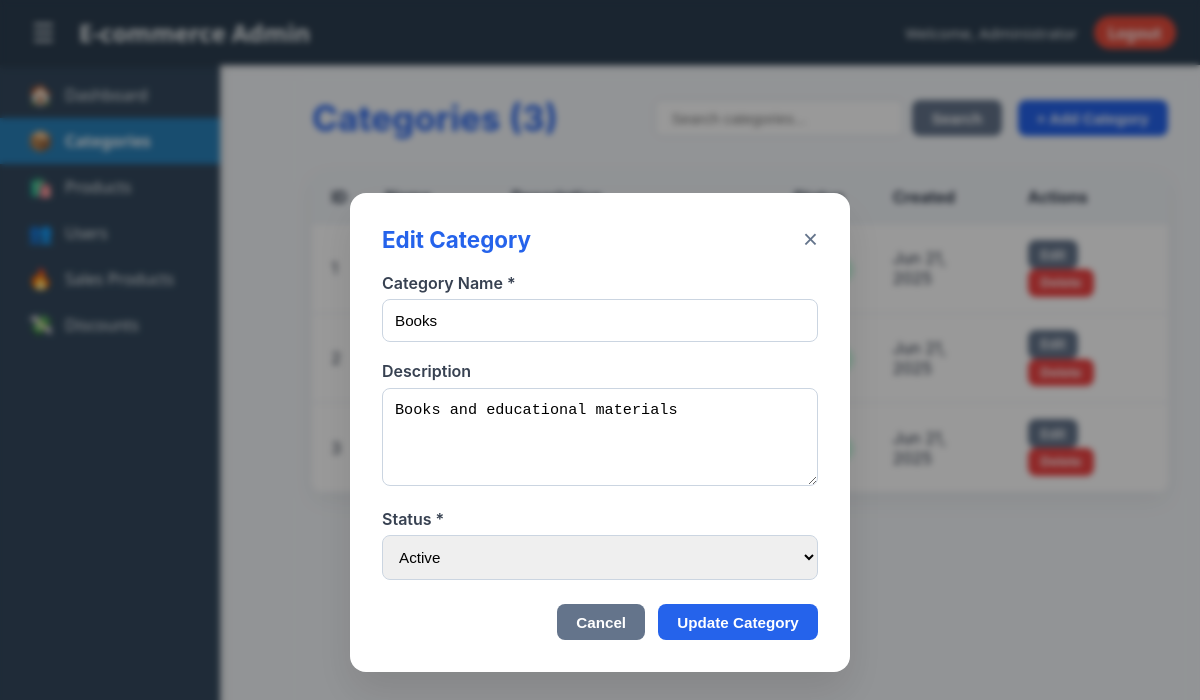
Page /admin/pages/categories.php?edit=3 (signed in) on the committed database.
### tables this page shows
CREATE TABLE categories (
    id INT PRIMARY KEY AUTO_INCREMENT,
    name VARCHAR(255) NOT NULL,
    description TEXT,
    status ENUM('active', 'inactive') DEFAULT 'active',
    created_at TIMESTAMP DEFAULT CURRENT_TIMESTAMP
);

### admin/pages/categories.php (the view, shortened to what this page needs)
<?php
$database = new Database();
$pdo = $database->getConnection();
$search = isset($_GET['search']) ? trim($_GET['search']) : '';
$page = isset($_GET['page']) ? max(1, intval($_GET['page'])) : 1;
$limit = 10;
$offset = ($page - 1) * $limit;
$whereClause = '';
$params = [];
$countSql = "SELECT COUNT(*) FROM categories $whereClause";
$countStmt = $pdo->prepare($countSql);
$countStmt->execute($params);
$totalCategories = $countStmt->fetchColumn();
$sql = "SELECT * FROM categories $whereClause ORDER BY created_at DESC LIMIT $limit OFFSET $offset";
$stmt = $pdo->prepare($sql);
$stmt->execute($params);
$categories = $stmt->fetchAll();
$editCategory = null;
if (isset($_GET['edit'])) {
    $stmt = $pdo->prepare("SELECT * FROM categories WHERE id = ?");
    $stmt->execute([$_GET['edit']]);
    $editCategory = $stmt->fetch();
}
?>
<!DOCTYPE html>
<html lang="en">
<head>
<link rel="stylesheet" href="../assets/css/style.css" />
</head>
<body>
    <?php include '../includes/header.php'; ?>
    <div class="admin-container">
        <?php include '../includes/sidebar.php'; ?>
        <main class="main-content">
            <div class="page-header">
                <h1>Categories (<?php echo $totalCategories; ?>)</h1>
                <div class="search-container">
                    <form method="GET" style="display: flex; gap: 0.5rem; align-items: center;">
                        <input type="text" name="search" class="search-box" placeholder="Search categories..."
                               value="<?php echo htmlspecialchars($search); ?>">
                        <button type="submit" class="btn btn-secondary">Search</button>
                    </form>
                    <button class="btn btn-primary" onclick="showModal('categoryModal')">+ Add Category</button>
                </div>
            </div>
            <div class="table-container">
                <?php if (empty($categories)): ?>
                    <div class="empty-state">
                        <h3>No categories found</h3>
                        <p><?php echo $search ? 'No categories match your search criteria.' : 'Start by adding your first category.'; ?></p>
                        <?php if (!$search): ?>
                            <button class="btn btn-primary" onclick="showModal('categoryModal')">Add First Category</button>
                        <?php endif; ?>
                    </div>
                <?php else: ?>
                    <table class="data-table" aria-label="Categories Table">
                        <thead>
                            <tr>
                                <th scope="col">ID</th>
                                <th scope="col">Name</th>
                                <th scope="col">Description</th>
                                <th scope="col">Status</th>
                                <th scope="col">Created</th>
                                <th scope="col">Actions</th>
                            </tr>
                        </thead>
                        <tbody>
                            <?php foreach ($categories as $category): ?>
                            <tr>
                                <td><?php echo $category['id']; ?></td>
                                <td><strong><?php echo htmlspecialchars($category['name']); ?></strong></td>
                                <td><?php echo htmlspecialchars(substr($category['description'], 0, 100)) . (strlen($category['description']) > 100 ? '...' : ''); ?></td>
                                <td><span class="status-badge <?php echo $category['status']; ?>"><?php echo ucfirst($category['status']); ?></span></td>
                                <td><?php echo date('M j, Y', strtotime($category['created_at'])); ?></td>
                                <td>
                                    <a href="?edit=<?php echo $category['id']; ?>" class="btn btn-sm btn-secondary"
                                       aria-label="Edit category <?php echo htmlspecialchars($category['name']); ?>">Edit</a>
                                    <form method="POST" style="display: inline;"
                                          onsubmit="return confirm('Are you sure you want to delete the category \'<?php echo htmlspecialchars($category['name']); ?>\'? This action cannot be undone.')">
                                        <button type="submit" class="btn btn-sm btn-danger"
                                                aria-label="Delete category <?php echo htmlspecialchars($category['name']); ?>">Delete</button>
                                    </form>
                                </td>
                            </tr>
                            <?php endforeach; ?>
                        </tbody>
                    </table>
                <?php endif; ?>
            </div>
        </main>
    </div>
    <div id="categoryModal" class="modal" role="dialog" aria-modal="true" aria-labelledby="modalTitle" tabindex="-1">
        <div class="modal-content">
            <div class="modal-header">
                <h2 id="modalTitle"><?php echo $editCategory ? 'Edit Category' : 'Add Category'; ?></h2>
                <button class="close" aria-label="Close modal" onclick="hideModal('categoryModal')">&times;</button>
            </div>
            <form method="POST" onsubmit="return validateForm()">
                <div class="form-group">
                    <label for="name">Category Name *</label>
                    <input type="text" id="name" name="name" required maxlength="255"
                           value="<?php echo $editCategory ? htmlspecialchars($editCategory['name']) : ''; ?>"
                           placeholder="Enter category name" />
                </div>
                <div class="form-group">
                    <label for="description">Description</label>
                    <textarea id="description" name="description" rows="4" maxlength="1000"
                              placeholder="Enter category description (optional)"><?php echo $editCategory ? htmlspecialchars($editCategory['description']) : ''; ?></textarea>
                </div>
                <div class="form-group">
                    <label for="status">Status *</label>
                    <select id="status" name="status" required>
                        <option value="active" <?php echo ($editCategory && $editCategory['status'] == 'active') ? 'selected' : ''; ?>>Active</option>
                    </select>
                </div>
                <div class="form-actions">
                    <button type="button" class="btn btn-secondary" onclick="hideModal('categoryModal')">Cancel</button>
                    <button type="submit" class="btn btn-primary">
                        <?php echo $editCategory ? 'Update' : 'Add'; ?> Category
                    </button>
                </div>
            </form>
        </div>
    </div>
</body>
</html>

### admin/assets/css/style.css (style rules this page uses)
* { margin: 0; padding: 0; box-sizing: border-box; }
body { font-family: 'Inter', -apple-system, BlinkMacSystemFont, 'Segoe UI', sans-serif; background: linear-gradient(135deg, #667eea 0%, #764ba2 100%); min-height: 100vh; color: #2d3748; }
.admin-container { display: flex; min-height: 100vh; }
.main-content { flex: 1; margin-left: 280px; padding: 2rem; background: rgba(255, 255, 255, 0.05); backdrop-filter: blur(10px); min-height: 100vh; }
.admin-container { display: flex; min-height: 100vh; background-color: #f4f7fa; }

### admin/pages/categories.php (style rules this page uses)
* { margin: 0; padding: 0; box-sizing: border-box; }
body { font-family: 'Inter', -apple-system, BlinkMacSystemFont, 'Segoe UI', sans-serif; background: linear-gradient(135deg, #667eea 0%, #764ba2 100%); min-height: 100vh; color: #2d3748; }
.admin-container { display: flex; min-height: 100vh; }
.main-content { flex: 1; margin-left: 280px; padding: 2rem; background: rgba(255, 255, 255, 0.05); backdrop-filter: blur(10px); min-height: 100vh; }
.page-header { display: flex; justify-content: space-between; align-items: center; margin-bottom: 2rem; flex-wrap: wrap; gap: 1rem; }
.page-header h1 { font-size: 2.2rem; font-weight: 700; color: #2563eb; display: flex; align-items: center; gap: 0.5rem; }
.search-container { display: flex; gap: 1rem; align-items: center; flex-wrap: wrap; }
.search-box { padding: 0.6rem 1rem; border: 1px solid #cbd5e1; border-radius: 8px; font-size: 0.95rem; min-width: 250px; }
.btn { padding: 0.6rem 1.2rem; border-radius: 8px; font-size: 0.95rem; cursor: pointer; border: none; transition: all 0.3s ease; font-weight: 600; text-align: center; text-decoration: none; display: inline-block; }
.btn-sm { padding: 0.4rem 0.8rem; font-size: 0.85rem; }
.btn-primary { background-color: #2563eb; color: white; }
.btn-secondary { background-color: #64748b; color: white; }
.btn-danger { background-color: #ef4444; color: white; }
.data-table { width: 100%; border-collapse: collapse; background: white; border-radius: 12px; overflow: hidden; box-shadow: 0 8px 24px rgba(0, 0, 0, 0.05); }
.data-table th, .data-table td { padding: 1rem 1.2rem; text-align: left; border-bottom: 1px solid #e2e8f0; }
.data-table thead { background-color: #f1f5f9; }
.status-badge { padding: 0.35rem 0.7rem; font-size: 0.8rem; border-radius: 20px; text-transform: capitalize; font-weight: 500; }
.status-badge.active { background-color: #d1fae5; color: #16a34a; }
.modal { display: none; position: fixed; inset: 0; background-color: rgba(0, 0, 0, 0.4); backdrop-filter: blur(3px); z-index: 1000; justify-content: center; align-items: center; }
.modal-content { background: white; padding: 2rem; width: 100%; max-width: 500px; border-radius: 16px; box-shadow: 0 20px 40px rgba(0, 0, 0, 0.1); animation: fadeIn 0.3s ease-out; max-height: 90vh; overflow-y: auto; }
.modal-header { display: flex; justify-content: space-between; align-items: center; margin-bottom: 1.2rem; }
.modal-header h2 { font-size: 1.4rem; color: #2563eb; margin: 0; }
.form-group { margin-bottom: 1.2rem; }
.form-group label { font-weight: 600; margin-bottom: 0.4rem; display: block; color: #374151; }
.form-group input, .form-group select, .form-group textarea { width: 100%; padding: 0.75rem; border-radius: 8px; border: 1px solid #cbd5e1; font-size: 0.95rem; box-sizing: border-box; }
.form-actions { display: flex; justify-content: flex-end; gap: 0.8rem; margin-top: 1.5rem; }
.close { background: transparent; font-size: 1.6rem; border: none; cursor: pointer; color: #64748b; }

### rows in the picture
categories: id "1", created_at "Jun 21, 2025"
categories: id "2", created_at "Jun 21, 2025"
categories: id "3", created_at "Jun 21, 2025", name "Books", description "Books and educational materials", status "Active"

### other values in the picture
$_SESSION['admin_name'] "Administrator"
$totalCategories "3"
